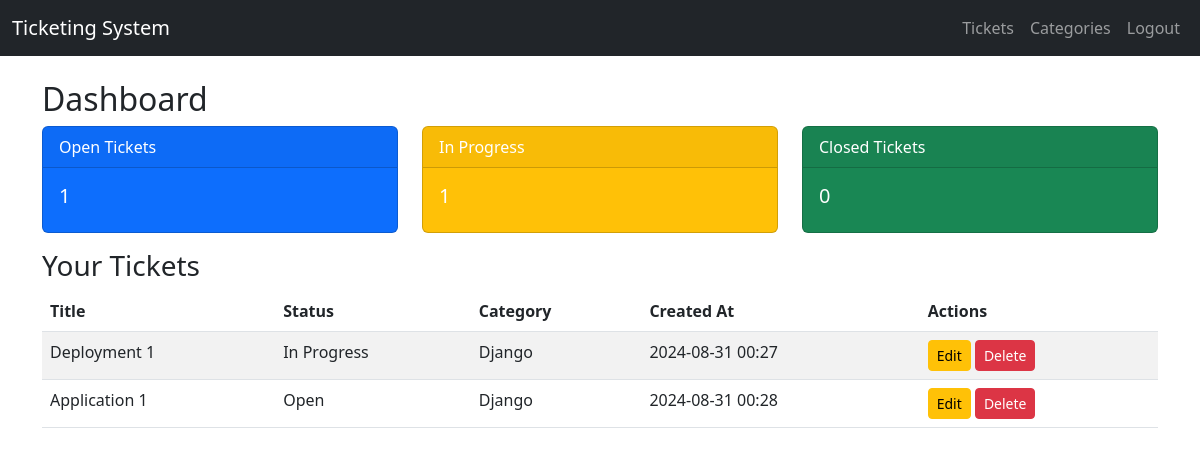
/ (signed in), run on the app's committed database.
### tickets/models.py (models this page shows, shortened)
class Ticket(models.Model):
    title = models.CharField(max_length=255)
    description = models.TextField()
    created_at = models.DateTimeField(auto_now_add=True)
    updated_at = models.DateTimeField(auto_now=True)
    created_by = models.ForeignKey(User, on_delete=models.CASCADE)
    status = models.CharField(max_length=50, choices=[
        ('open', 'Open'),
        ('in_progress', 'In Progress'),
        ('closed', 'Closed')
    ], default='open')
    category = models.ForeignKey(
        Category, on_delete=models.SET_NULL, null=True, blank=True)

class Category(models.Model):
    name = models.CharField(max_length=255)
    description = models.TextField(blank=True, null=True)

### tickets/views.py (the view)
# urls.py: path('', views.dashboard_view, name='dashboard'),
@login_required
def dashboard_view(request):
    tickets = Ticket.objects.filter(created_by=request.user)
    categories = Category.objects.all()
    ticket_counts = {
        'open': tickets.filter(status='open').count(),
        'in_progress': tickets.filter(status='in_progress').count(),
        'closed': tickets.filter(status='closed').count(),
    }
    context = {
        'tickets': tickets,
        'categories': categories,
        'ticket_counts': ticket_counts,
    }
    return render(request, 'dashboard.html', context)

### tickets/templates/dashboard.html
{% extends 'base.html' %}
{% block content %}
<h2>Dashboard</h2>
<div class="row">
    <div class="col-md-4">
        <div class="card text-white bg-primary mb-3">
            <div class="card-header">Open Tickets</div>
            <div class="card-body">
                <h5 class="card-title">{{ ticket_counts.open }}</h5>
            </div>
        </div>
    </div>
    <div class="col-md-4">
        <div class="card text-white bg-warning mb-3">
            <div class="card-header">In Progress</div>
            <div class="card-body">
                <h5 class="card-title">{{ ticket_counts.in_progress }}</h5>
            </div>
        </div>
    </div>
    <div class="col-md-4">
        <div class="card text-white bg-success mb-3">
            <div class="card-header">Closed Tickets</div>
            <div class="card-body">
                <h5 class="card-title">{{ ticket_counts.closed }}</h5>
            </div>
        </div>
    </div>
</div>
<h3>Your Tickets</h3>
<table class="table table-striped">
    <thead>
        <tr>
            <th>Title</th>
            <th>Status</th>
            <th>Category</th>
            <th>Created At</th>
            <th>Actions</th>
        </tr>
    </thead>
    <tbody>
        {% for ticket in tickets %}
        <tr>
            <td>{{ ticket.title }}</td>
            <td>{{ ticket.get_status_display }}</td>
            <td>{% if ticket.category %}
                    {{ ticket.category.name }}
                {% else %}
                    N/A
                {% endif %}
            </td>
            <td>{{ ticket.created_at|date:"Y-m-d H:i" }}</td>
            <td>
                <a href="{% url 'ticket-update' ticket.pk %}" class="btn btn-sm btn-warning">Edit</a>
                <a href="{% url 'ticket-delete' ticket.pk %}" class="btn btn-sm btn-danger">Delete</a>
            </td>
        </tr>
        {% empty %}
        <tr>
            <td colspan="5">No tickets found.</td>
        </tr>
        {% endfor %}
    </tbody>
</table>
{% endblock %}

### data on the page
Ticket: title "Deployment 1", status "In Progress", category.name "Django", created_at "2024-08-31 00:27"
Ticket: title "Application 1", status "Open", category.name "Django", created_at "2024-08-31 00:28"

### other printed values
{{ ticket_counts.open }} "1"
{{ ticket_counts.in_progress }} "1"
{{ ticket_counts.closed }} "0"
